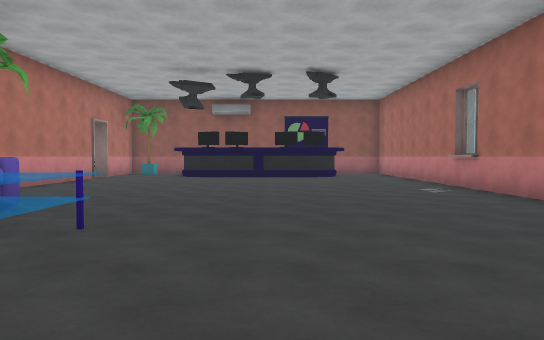
view 1 (above)

21 first-person views from a walk through a Unity game level. The camera is 1.3 m above the floor, tilts 2° down and sees 70° across. Doors are open. The floor is counted in squares, 2 m on a side. Each view is taken from the middle of a square. On the plan, view 1 faces up. The plan holds only what a view shows up to about 11 squares ahead; the rest is blank. The place goes on beyond the plan. The player character is not drawn. Some animated figures are left out.

view 2
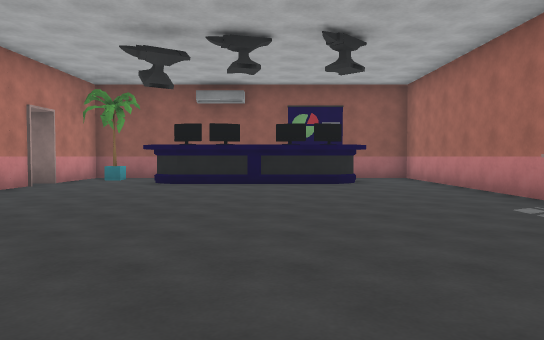

view 3
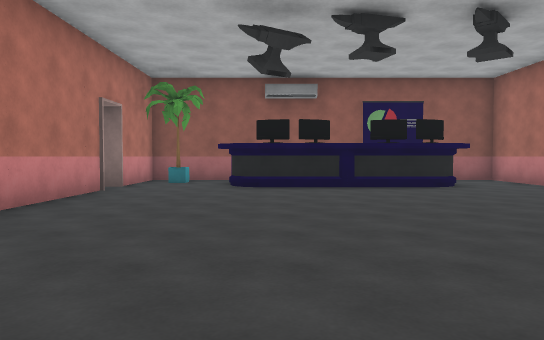

view 4
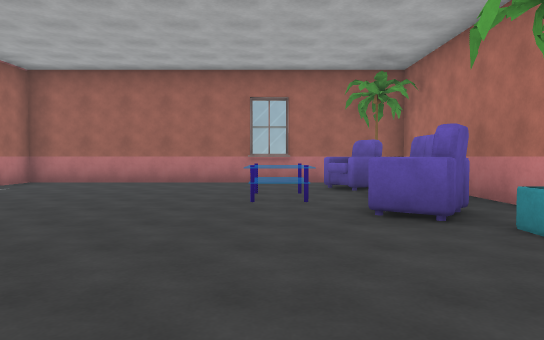

view 5
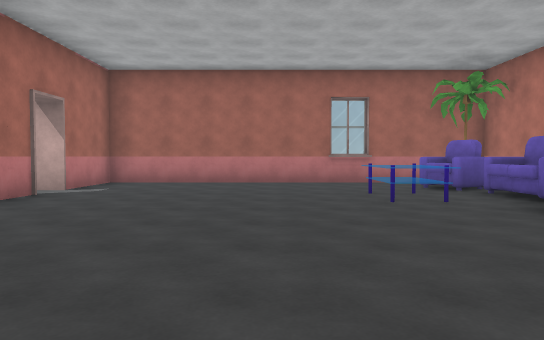

view 6
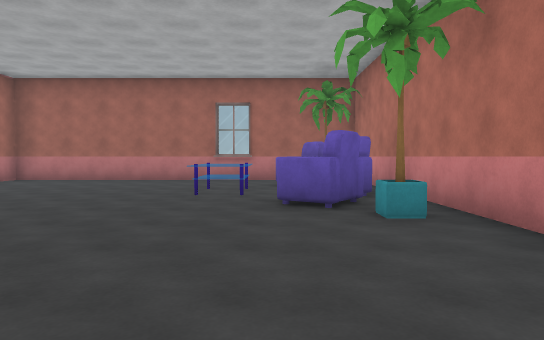

view 7
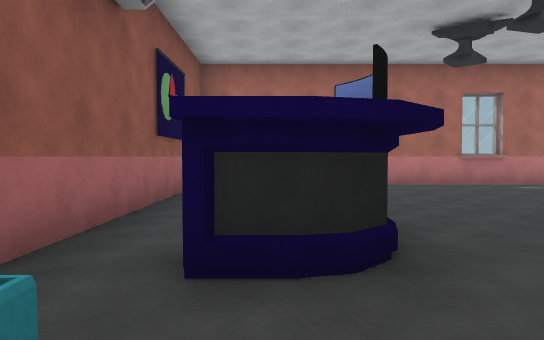

view 8
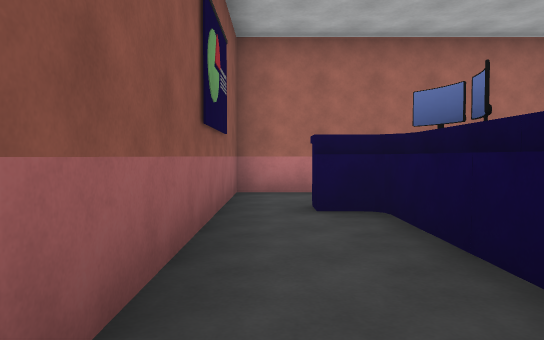

view 9
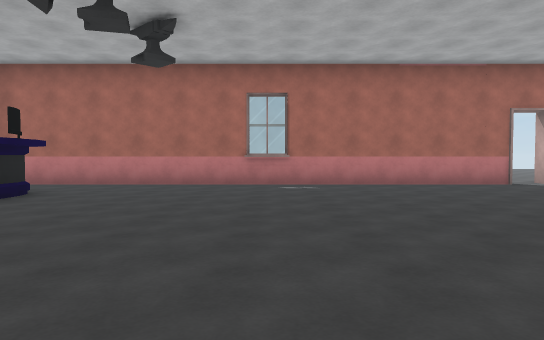

view 10
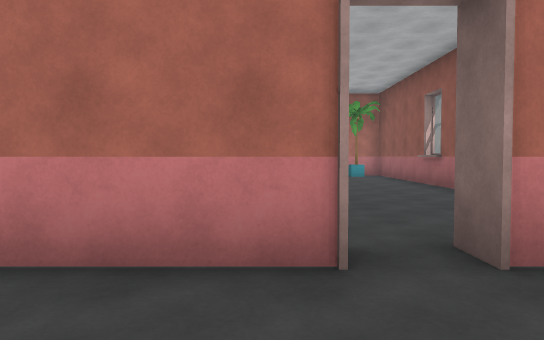

view 11
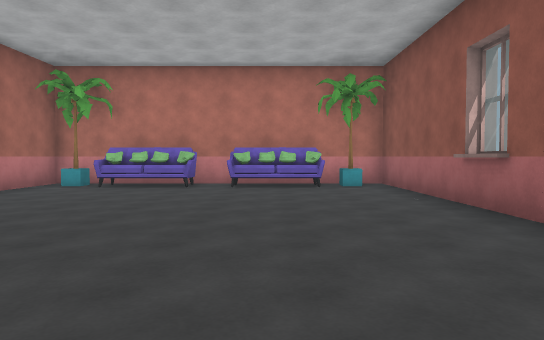

view 12
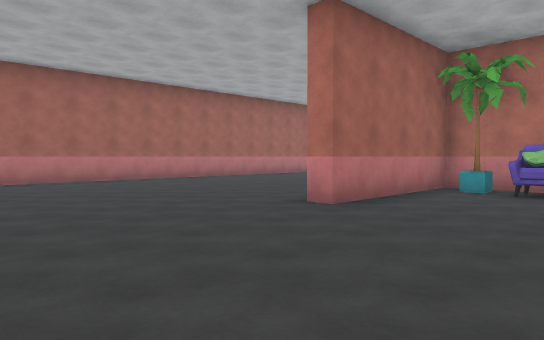

view 13
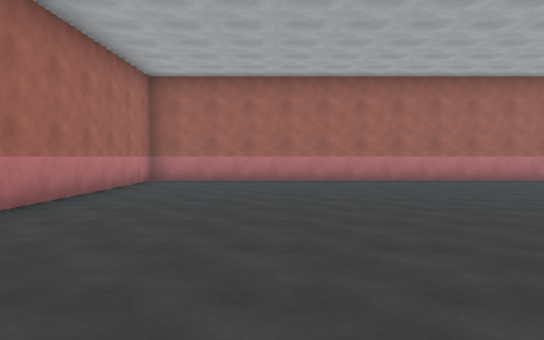

view 14
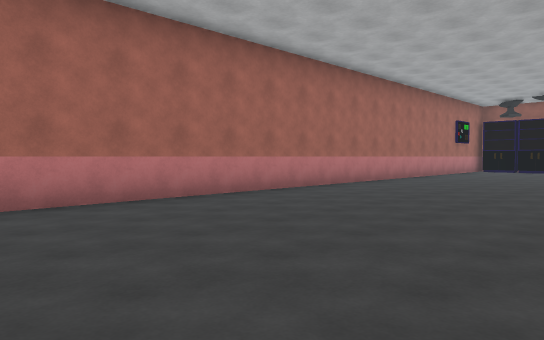

view 15
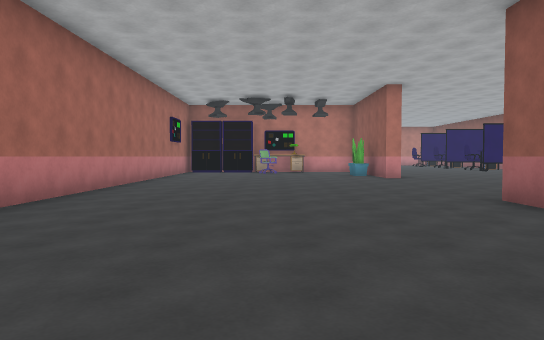

view 16
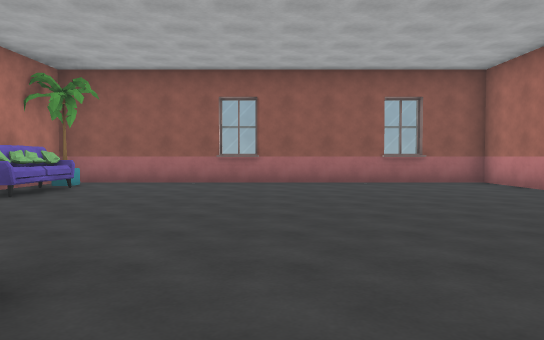

view 17
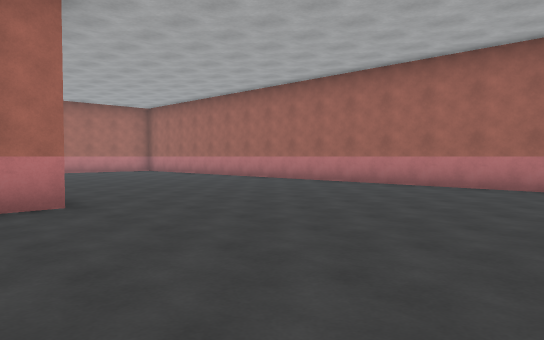

view 18
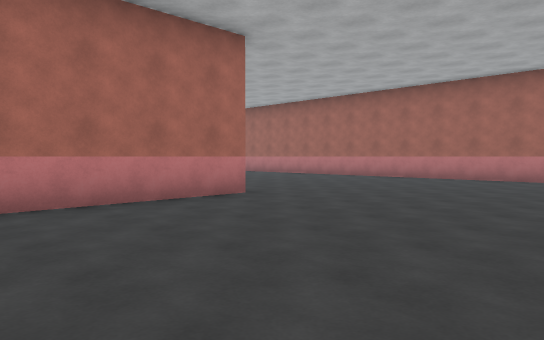

view 19
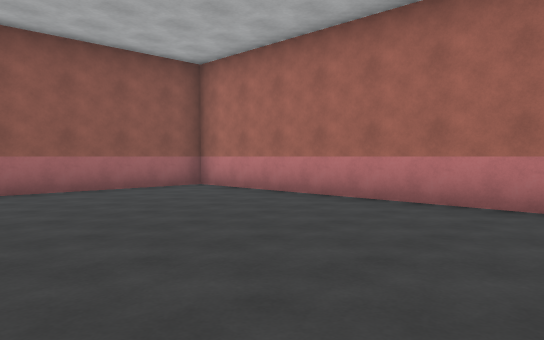

view 20
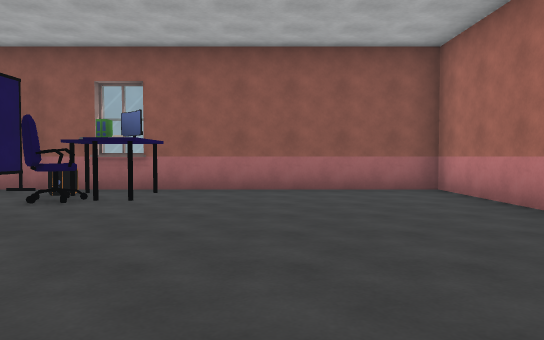

view 21
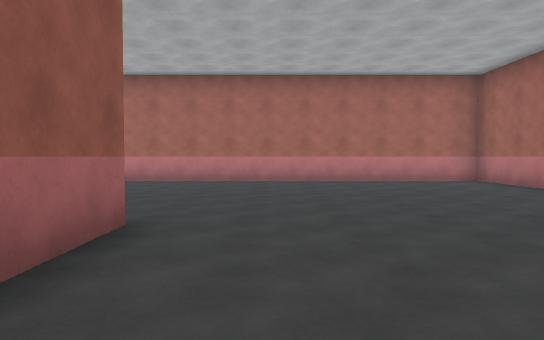

### Floor plan
Points are (right, up) in squares from view 1. A wall is a line through its corners. A room is listed if a view was taken in it or the views show most of it. See-through windows are left out.
Room 1 (views 1, 2, 3, 4, 5, 6, 7, 8, 9, 10)
walls: (4.2, 7.6) (4.2, 8.6); (-5.3, 11.5) (-5.3, -0.7) (4, -0.7) (4, 1.6); (4, 2.4) (4, 14.6) (-6, 14.6); (-2.5, -0.4) (-1.4, -0.4); (-2.5, -0.8) (-1.4, -0.8); (-5.3, 14.7) (-5.3, 12.3) (-5.7, 12.3)
ways out: open door at (-6, 12) to room 2; open door at (4, 1.5)
objects: plant (-4, 0); sofa (-4, 1) to (-3, 2); sofa (-4, 3); sofa (-4, 4) to (-3, 5); plant (-4, 6); plant (-4, 14); table (-3, 12) to (-1, 13); table (-2, 2) to (-2, 3); table (0, 12) to (2, 13)
Room 2 (views 11, 12, 13, 14, 15, 16, 17, 18, 19, 20, 21)
walls: (-15.7, 6.4) (-16.7, 6.4) (-16.7, 14.7); (-16.3, 8.2) (-16.3, 6.9) (-12.3, 6.9) (-12.3, 6.4) (-14.1, 6.4); (-16.3, 11.1) (-16.3, 10.1); (-16.3, 14.8) (-16.3, 13); (-11.2, 14.8) (-12.4, 14.8); (-5.7, 12.3) (-5.7, 14.6); (-7.2, 14.8) (-8.1, 14.8); (-22.1, -0.4) (-5.7, -0.4) (-5.7, 9); (-6, 14.6) (-22.5, 14.6)
ways out: open door at (-6, 12) to room 1
objects: table (-22, 14); plant (-16, 8); plant (-16, 14); sofa (-15, 9) to (-15, 10); sofa (-15, 11) to (-15, 13)

Where each view was taken, in squares from view 1:
view 1: 0 up, 0 right, facing up
view 2: 3 up, 0 right, facing up
view 3: 4 up, 2 left, facing up
view 4: 9 up, 2 left, facing down
view 5: 9 up, 0 right, facing down
view 6: 10 up, 3 left, facing down
view 7: 13 up, 5 left, facing right
view 8: 14 up, 3 left, facing right
view 9: 8 up, 5 left, facing right
view 10: 11 up, 3 left, facing left
view 11: 12 up, 7 left, facing left
view 12: 10 up, 8 left, facing down-left
view 13: 10 up, 9 left, facing down
view 14: 5 up, 9 left, facing down-left
view 15: 3 up, 11 left, facing left
view 16: 5 up, 11 left, facing up
view 17: 8 up, 22 left, facing down-right
view 18: 11 up, 22 left, facing down-right
view 19: 7 up, 22 left, facing up-right
view 20: 7 up, 20 left, facing up
view 21: 5 up, 16 left, facing right
